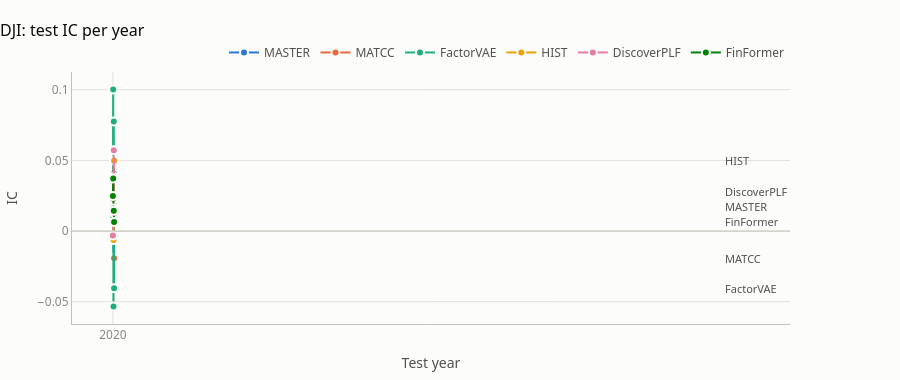
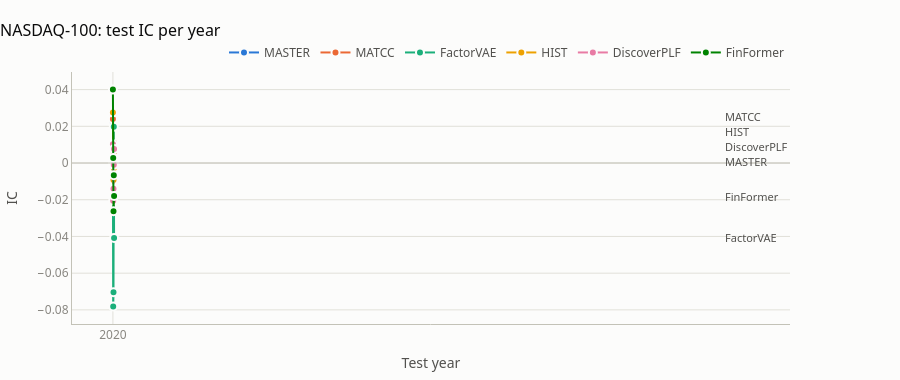
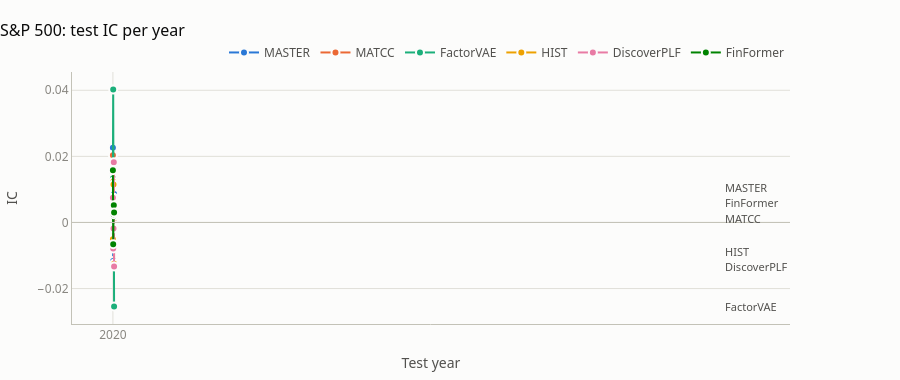
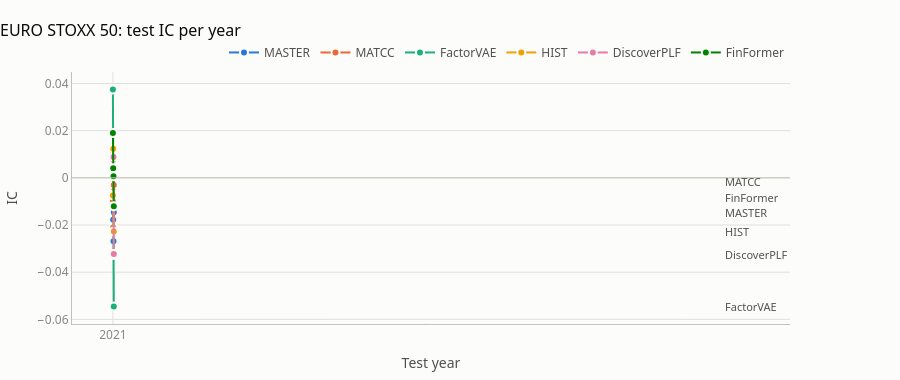

Notebook cell for these charts, in order:
### Code cell
for universe in UNIVERSES:
    grid = cells[cells["universe"] == universe]
    if not grid.empty:
        viz.metric_by_year_chart(grid, "IC", f"{UNIVERSE_NAMES[universe]}: test IC per year").show()

### Figure 1 — Plotly figure (JSON) as saved in the notebook; plotly's stock layout.template omitted (floating-point values rounded to 4 significant figures)
{"data": [{"line": {"color": "#2a78d6", "width": 2}, "marker": {"color": "#2a78d6", "line": {"color": "#fcfcfb", "width": 2}, "size": 8}, "mode": "lines+markers", "name": "MASTER", "type": "scatter", "x": ["2020", "2021", "2022", "2023", "2024"], "y": [0.0231, 0.0222, -0.0185, 0.0405, 0.0126]}, {"line": {"color": "#eb6834", "width": 2}, "marker": {"color": "#eb6834", "line": {"color": "#fcfcfb", "width": 2}, "size": 8}, "mode": "lines+markers", "name": "MATCC", "type": "scatter", "x": ["2020", "2021", "2022", "2023", "2024"], "y": [0.0157, 0.0246, 0.0185, 0.0229, -0.0193]}, {"line": {"color": "#1baf7a", "width": 2}, "marker": {"color": "#1baf7a", "line": {"color": "#fcfcfb", "width": 2}, "size": 8}, "mode": "lines+markers", "name": "FactorVAE", "type": "scatter", "x": ["2020", "2021", "2022", "2023", "2024"], "y": [0.0111, 0.1001, -0.0533, 0.0776, -0.0405]}, {"line": {"color": "#eda100", "width": 2}, "marker": {"color": "#eda100", "line": {"color": "#fcfcfb", "width": 2}, "size": 8}, "mode": "lines+markers", "name": "HIST", "type": "scatter", "x": ["2020", "2021", "2022", "2023", "2024"], "y": [0.038, 0.0223, -0.0064, 0.0383, 0.0498]}, {"line": {"color": "#e87ba4", "width": 2}, "marker": {"color": "#e87ba4", "line": {"color": "#fcfcfb", "width": 2}, "size": 8}, "mode": "lines+markers", "name": "DiscoverPLF", "type": "scatter", "x": ["2020", "2021", "2022", "2023", "2024"], "y": [-0.0032, 0.0228, 0.0135, 0.0571, 0.0127]}, {"line": {"color": "#008300", "width": 2}, "marker": {"color": "#008300", "line": {"color": "#fcfcfb", "width": 2}, "size": 8}, "mode": "lines+markers", "name": "FinFormer", "type": "scatter", "x": ["2020", "2021", "2022", "2023", "2024"], "y": [0.0248, 0.0372, 0.016, 0.0143, 0.0065]}], "layout": {"annotations": [{"font": {"color": "#52514e", "size": 11}, "showarrow": false, "text": "FactorVAE", "x": "2024", "xanchor": "left", "xshift": 6, "y": -0.0405}, {"font": {"color": "#52514e", "size": 11}, "showarrow": false, "text": "MATCC", "x": "2024", "xanchor": "left", "xshift": 6, "y": -0.0193}, {"font": {"color": "#52514e", "size": 11}, "showarrow": false, "text": "FinFormer", "x": "2024", "xanchor": "left", "xshift": 6, "y": 0.0065}, {"font": {"color": "#52514e", "size": 11}, "showarrow": false, "text": "MASTER", "x": "2024", "xanchor": "left", "xshift": 6, "y": 0.01724}, {"font": {"color": "#52514e", "size": 11}, "showarrow": false, "text": "DiscoverPLF", "x": "2024", "xanchor": "left", "xshift": 6, "y": 0.02798}, {"font": {"color": "#52514e", "size": 11}, "showarrow": false, "text": "HIST", "x": "2024", "xanchor": "left", "xshift": 6, "y": 0.0498}], "font": {"color": "#52514e", "family": "system-ui, -apple-system, \"Segoe UI\", sans-serif", "size": 12}, "height": 380, "hoverlabel": {"font": {"family": "system-ui, -apple-system, \"Segoe UI\", sans-serif"}}, "hovermode": "x unified", "legend": {"font": {"color": "#52514e"}, "orientation": "h", "x": 1, "xanchor": "right", "y": 1.02, "yanchor": "bottom"}, "margin": {"b": 48, "l": 64, "r": 110, "t": 72}, "paper_bgcolor": "#fcfcfb", "plot_bgcolor": "#fcfcfb", "shapes": [{"line": {"color": "#c3c2b7", "width": 1}, "type": "line", "x0": 0, "x1": 1, "xref": "x domain", "y0": 0, "y1": 0, "yref": "y"}], "title": {"font": {"color": "#0b0b0b", "size": 16}, "text": "DJI: test IC per year", "x": 0, "xanchor": "left"}, "xaxis": {"gridcolor": "#e1e0d9", "linecolor": "#c3c2b7", "showline": true, "tickfont": {"color": "#898781"}, "title": {"font": {"color": "#52514e"}, "text": "Test year"}, "type": "category", "zeroline": false}, "yaxis": {"gridcolor": "#e1e0d9", "hoverformat": "+.4f", "linecolor": "#c3c2b7", "tickfont": {"color": "#898781"}, "title": {"font": {"color": "#52514e"}, "text": "IC"}, "zeroline": false}}}

### Figure 2 — Plotly figure (JSON) as saved in the notebook; plotly's stock layout.template omitted (floating-point values rounded to 4 significant figures)
{"data": [{"line": {"color": "#2a78d6", "width": 2}, "marker": {"color": "#2a78d6", "line": {"color": "#fcfcfb", "width": 2}, "size": 8}, "mode": "lines+markers", "name": "MASTER", "type": "scatter", "x": ["2020", "2021", "2022", "2023", "2024"], "y": [0.0219, 0.0054, -0.0004, 0.0113, 0.0006]}, {"line": {"color": "#eb6834", "width": 2}, "marker": {"color": "#eb6834", "line": {"color": "#fcfcfb", "width": 2}, "size": 8}, "mode": "lines+markers", "name": "MATCC", "type": "scatter", "x": ["2020", "2021", "2022", "2023", "2024"], "y": [0.024, -0.0007, -0.0135, 0.0057, 0.0109]}, {"line": {"color": "#1baf7a", "width": 2}, "marker": {"color": "#1baf7a", "line": {"color": "#fcfcfb", "width": 2}, "size": 8}, "mode": "lines+markers", "name": "FactorVAE", "type": "scatter", "x": ["2020", "2021", "2022", "2023", "2024"], "y": [0.0001, -0.0781, -0.0704, 0.0197, -0.0408]}, {"line": {"color": "#eda100", "width": 2}, "marker": {"color": "#eda100", "line": {"color": "#fcfcfb", "width": 2}, "size": 8}, "mode": "lines+markers", "name": "HIST", "type": "scatter", "x": ["2020", "2021", "2022", "2023", "2024"], "y": [0.0275, 0.0015, -0.0093, -0.0029, 0.0077]}, {"line": {"color": "#e87ba4", "width": 2}, "marker": {"color": "#e87ba4", "line": {"color": "#fcfcfb", "width": 2}, "size": 8}, "mode": "lines+markers", "name": "DiscoverPLF", "type": "scatter", "x": ["2020", "2021", "2022", "2023", "2024"], "y": [0.0102, -0.0205, -0.014, -0.001, 0.0076]}, {"line": {"color": "#008300", "width": 2}, "marker": {"color": "#008300", "line": {"color": "#fcfcfb", "width": 2}, "size": 8}, "mode": "lines+markers", "name": "FinFormer", "type": "scatter", "x": ["2020", "2021", "2022", "2023", "2024"], "y": [0.04, 0.0028, -0.0263, -0.0066, -0.018]}], "layout": {"annotations": [{"font": {"color": "#52514e", "size": 11}, "showarrow": false, "text": "FactorVAE", "x": "2024", "xanchor": "left", "xshift": 6, "y": -0.0408}, {"font": {"color": "#52514e", "size": 11}, "showarrow": false, "text": "FinFormer", "x": "2024", "xanchor": "left", "xshift": 6, "y": -0.018}, {"font": {"color": "#52514e", "size": 11}, "showarrow": false, "text": "MASTER", "x": "2024", "xanchor": "left", "xshift": 6, "y": 0.0006}, {"font": {"color": "#52514e", "size": 11}, "showarrow": false, "text": "DiscoverPLF", "x": "2024", "xanchor": "left", "xshift": 6, "y": 0.008872}, {"font": {"color": "#52514e", "size": 11}, "showarrow": false, "text": "HIST", "x": "2024", "xanchor": "left", "xshift": 6, "y": 0.01714}, {"font": {"color": "#52514e", "size": 11}, "showarrow": false, "text": "MATCC", "x": "2024", "xanchor": "left", "xshift": 6, "y": 0.02542}], "font": {"color": "#52514e", "family": "system-ui, -apple-system, \"Segoe UI\", sans-serif", "size": 12}, "height": 380, "hoverlabel": {"font": {"family": "system-ui, -apple-system, \"Segoe UI\", sans-serif"}}, "hovermode": "x unified", "legend": {"font": {"color": "#52514e"}, "orientation": "h", "x": 1, "xanchor": "right", "y": 1.02, "yanchor": "bottom"}, "margin": {"b": 48, "l": 64, "r": 110, "t": 72}, "paper_bgcolor": "#fcfcfb", "plot_bgcolor": "#fcfcfb", "shapes": [{"line": {"color": "#c3c2b7", "width": 1}, "type": "line", "x0": 0, "x1": 1, "xref": "x domain", "y0": 0, "y1": 0, "yref": "y"}], "title": {"font": {"color": "#0b0b0b", "size": 16}, "text": "NASDAQ-100: test IC per year", "x": 0, "xanchor": "left"}, "xaxis": {"gridcolor": "#e1e0d9", "linecolor": "#c3c2b7", "showline": true, "tickfont": {"color": "#898781"}, "title": {"font": {"color": "#52514e"}, "text": "Test year"}, "type": "category", "zeroline": false}, "yaxis": {"gridcolor": "#e1e0d9", "hoverformat": "+.4f", "linecolor": "#c3c2b7", "tickfont": {"color": "#898781"}, "title": {"font": {"color": "#52514e"}, "text": "IC"}, "zeroline": false}}}

### Figure 3 — Plotly figure (JSON) as saved in the notebook; plotly's stock layout.template omitted (floating-point values rounded to 4 significant figures)
{"data": [{"line": {"color": "#2a78d6", "width": 2}, "marker": {"color": "#2a78d6", "line": {"color": "#fcfcfb", "width": 2}, "size": 8}, "mode": "lines+markers", "name": "MASTER", "type": "scatter", "x": ["2020", "2021", "2022", "2023", "2024"], "y": [0.0226, -0.0117, -0.0021, 0.0029, 0.0086]}, {"line": {"color": "#eb6834", "width": 2}, "marker": {"color": "#eb6834", "line": {"color": "#fcfcfb", "width": 2}, "size": 8}, "mode": "lines+markers", "name": "MATCC", "type": "scatter", "x": ["2020", "2021", "2022", "2023", "2024"], "y": [0.0203, 0.0124, 0.0011, 0.0116, 0.0013]}, {"line": {"color": "#1baf7a", "width": 2}, "marker": {"color": "#1baf7a", "line": {"color": "#fcfcfb", "width": 2}, "size": 8}, "mode": "lines+markers", "name": "FactorVAE", "type": "scatter", "x": ["2020", "2021", "2022", "2023", "2024"], "y": [0.0133, 0.0402, 0.0019, 0.0075, -0.0254]}, {"line": {"color": "#eda100", "width": 2}, "marker": {"color": "#eda100", "line": {"color": "#fcfcfb", "width": 2}, "size": 8}, "mode": "lines+markers", "name": "HIST", "type": "scatter", "x": ["2020", "2021", "2022", "2023", "2024"], "y": [-0.0051, 0.0123, 0.0115, 0.0178, -0.0125]}, {"line": {"color": "#e87ba4", "width": 2}, "marker": {"color": "#e87ba4", "line": {"color": "#fcfcfb", "width": 2}, "size": 8}, "mode": "lines+markers", "name": "DiscoverPLF", "type": "scatter", "x": ["2020", "2021", "2022", "2023", "2024"], "y": [0.0075, -0.0079, -0.0018, 0.0182, -0.0133]}, {"line": {"color": "#008300", "width": 2}, "marker": {"color": "#008300", "line": {"color": "#fcfcfb", "width": 2}, "size": 8}, "mode": "lines+markers", "name": "FinFormer", "type": "scatter", "x": ["2020", "2021", "2022", "2023", "2024"], "y": [0.0158, -0.0066, 0.0025, 0.0052, 0.003]}], "layout": {"annotations": [{"font": {"color": "#52514e", "size": 11}, "showarrow": false, "text": "FactorVAE", "x": "2024", "xanchor": "left", "xshift": 6, "y": -0.0254}, {"font": {"color": "#52514e", "size": 11}, "showarrow": false, "text": "DiscoverPLF", "x": "2024", "xanchor": "left", "xshift": 6, "y": -0.0133}, {"font": {"color": "#52514e", "size": 11}, "showarrow": false, "text": "HIST", "x": "2024", "xanchor": "left", "xshift": 6, "y": -0.00871}, {"font": {"color": "#52514e", "size": 11}, "showarrow": false, "text": "MATCC", "x": "2024", "xanchor": "left", "xshift": 6, "y": 0.0013}, {"font": {"color": "#52514e", "size": 11}, "showarrow": false, "text": "FinFormer", "x": "2024", "xanchor": "left", "xshift": 6, "y": 0.00589}, {"font": {"color": "#52514e", "size": 11}, "showarrow": false, "text": "MASTER", "x": "2024", "xanchor": "left", "xshift": 6, "y": 0.01048}], "font": {"color": "#52514e", "family": "system-ui, -apple-system, \"Segoe UI\", sans-serif", "size": 12}, "height": 380, "hoverlabel": {"font": {"family": "system-ui, -apple-system, \"Segoe UI\", sans-serif"}}, "hovermode": "x unified", "legend": {"font": {"color": "#52514e"}, "orientation": "h", "x": 1, "xanchor": "right", "y": 1.02, "yanchor": "bottom"}, "margin": {"b": 48, "l": 64, "r": 110, "t": 72}, "paper_bgcolor": "#fcfcfb", "plot_bgcolor": "#fcfcfb", "shapes": [{"line": {"color": "#c3c2b7", "width": 1}, "type": "line", "x0": 0, "x1": 1, "xref": "x domain", "y0": 0, "y1": 0, "yref": "y"}], "title": {"font": {"color": "#0b0b0b", "size": 16}, "text": "S&P 500: test IC per year", "x": 0, "xanchor": "left"}, "xaxis": {"gridcolor": "#e1e0d9", "linecolor": "#c3c2b7", "showline": true, "tickfont": {"color": "#898781"}, "title": {"font": {"color": "#52514e"}, "text": "Test year"}, "type": "category", "zeroline": false}, "yaxis": {"gridcolor": "#e1e0d9", "hoverformat": "+.4f", "linecolor": "#c3c2b7", "tickfont": {"color": "#898781"}, "title": {"font": {"color": "#52514e"}, "text": "IC"}, "zeroline": false}}}

### Figure 4 — Plotly figure (JSON) as saved in the notebook; plotly's stock layout.template omitted (floating-point values rounded to 4 significant figures)
{"data": [{"line": {"color": "#2a78d6", "width": 2}, "marker": {"color": "#2a78d6", "line": {"color": "#fcfcfb", "width": 2}, "size": 8}, "mode": "lines+markers", "name": "MASTER", "type": "scatter", "x": ["2021", "2022", "2023", "2024"], "y": [0.0113, -0.0178, -0.0269, -0.0146]}, {"line": {"color": "#eb6834", "width": 2}, "marker": {"color": "#eb6834", "line": {"color": "#fcfcfb", "width": 2}, "size": 8}, "mode": "lines+markers", "name": "MATCC", "type": "scatter", "x": ["2021", "2022", "2023", "2024"], "y": [-0.0096, -0.0211, -0.0041, -0.003]}, {"line": {"color": "#1baf7a", "width": 2}, "marker": {"color": "#1baf7a", "line": {"color": "#fcfcfb", "width": 2}, "size": 8}, "mode": "lines+markers", "name": "FactorVAE", "type": "scatter", "x": ["2021", "2022", "2023", "2024"], "y": [0.0374, 0.0084, -0.0327, -0.0545]}, {"line": {"color": "#eda100", "width": 2}, "marker": {"color": "#eda100", "line": {"color": "#fcfcfb", "width": 2}, "size": 8}, "mode": "lines+markers", "name": "HIST", "type": "scatter", "x": ["2021", "2022", "2023", "2024"], "y": [-0.0075, 0.0123, 0.0014, -0.0227]}, {"line": {"color": "#e87ba4", "width": 2}, "marker": {"color": "#e87ba4", "line": {"color": "#fcfcfb", "width": 2}, "size": 8}, "mode": "lines+markers", "name": "DiscoverPLF", "type": "scatter", "x": ["2021", "2022", "2023", "2024"], "y": [0.0083, 0.0077, 0.0088, -0.0323]}, {"line": {"color": "#008300", "width": 2}, "marker": {"color": "#008300", "line": {"color": "#fcfcfb", "width": 2}, "size": 8}, "mode": "lines+markers", "name": "FinFormer", "type": "scatter", "x": ["2021", "2022", "2023", "2024"], "y": [0.019, 0.0041, 0.0007, -0.012]}], "layout": {"annotations": [{"font": {"color": "#52514e", "size": 11}, "showarrow": false, "text": "FactorVAE", "x": "2024", "xanchor": "left", "xshift": 6, "y": -0.0545}, {"font": {"color": "#52514e", "size": 11}, "showarrow": false, "text": "DiscoverPLF", "x": "2024", "xanchor": "left", "xshift": 6, "y": -0.0323}, {"font": {"color": "#52514e", "size": 11}, "showarrow": false, "text": "HIST", "x": "2024", "xanchor": "left", "xshift": 6, "y": -0.0227}, {"font": {"color": "#52514e", "size": 11}, "showarrow": false, "text": "MASTER", "x": "2024", "xanchor": "left", "xshift": 6, "y": -0.0146}, {"font": {"color": "#52514e", "size": 11}, "showarrow": false, "text": "FinFormer", "x": "2024", "xanchor": "left", "xshift": 6, "y": -0.008165}, {"font": {"color": "#52514e", "size": 11}, "showarrow": false, "text": "MATCC", "x": "2024", "xanchor": "left", "xshift": 6, "y": -0.00173}], "font": {"color": "#52514e", "family": "system-ui, -apple-system, \"Segoe UI\", sans-serif", "size": 12}, "height": 380, "hoverlabel": {"font": {"family": "system-ui, -apple-system, \"Segoe UI\", sans-serif"}}, "hovermode": "x unified", "legend": {"font": {"color": "#52514e"}, "orientation": "h", "x": 1, "xanchor": "right", "y": 1.02, "yanchor": "bottom"}, "margin": {"b": 48, "l": 64, "r": 110, "t": 72}, "paper_bgcolor": "#fcfcfb", "plot_bgcolor": "#fcfcfb", "shapes": [{"line": {"color": "#c3c2b7", "width": 1}, "type": "line", "x0": 0, "x1": 1, "xref": "x domain", "y0": 0, "y1": 0, "yref": "y"}], "title": {"font": {"color": "#0b0b0b", "size": 16}, "text": "EURO STOXX 50: test IC per year", "x": 0, "xanchor": "left"}, "xaxis": {"gridcolor": "#e1e0d9", "linecolor": "#c3c2b7", "showline": true, "tickfont": {"color": "#898781"}, "title": {"font": {"color": "#52514e"}, "text": "Test year"}, "type": "category", "zeroline": false}, "yaxis": {"gridcolor": "#e1e0d9", "hoverformat": "+.4f", "linecolor": "#c3c2b7", "tickfont": {"color": "#898781"}, "title": {"font": {"color": "#52514e"}, "text": "IC"}, "zeroline": false}}}
